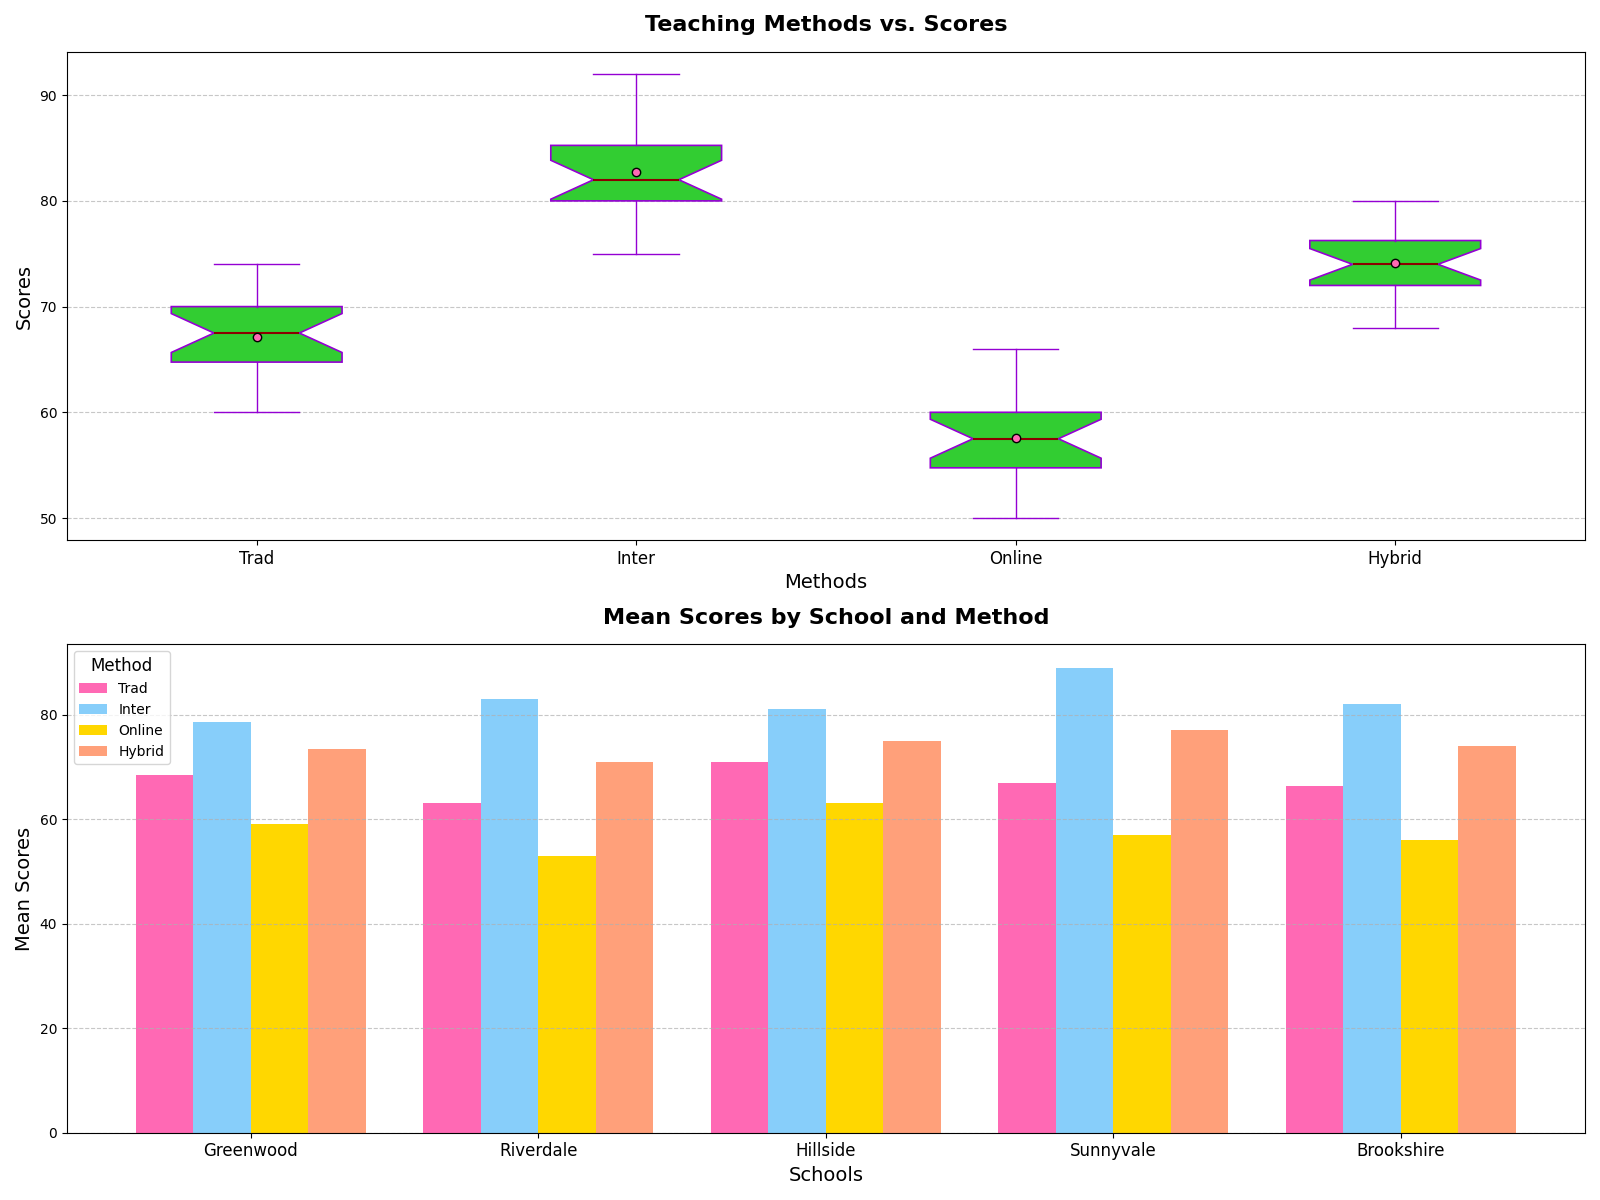

The script that drew this image:
import matplotlib.pyplot as plt
import numpy as np

schools = ["Greenwood", "Riverdale", "Hillside", "Sunnyvale", "Brookshire"]
methods = ["Trad", "Inter", "Online", "Hybrid"]

greenwood_scores = [
    [65, 67, 70, 72],
    [75, 77, 80, 82],
    [55, 58, 60, 63],
    [70, 72, 75, 77]
]

riverdale_scores = [
    [60, 62, 64, 66],
    [80, 82, 84, 86],
    [50, 52, 54, 56],
    [68, 70, 72, 74]
]

hillside_scores = [
    [68, 70, 72, 74],
    [78, 80, 82, 84],
    [60, 62, 64, 66],
    [72, 74, 76, 78]
]

sunnyvale_scores = [
    [64, 66, 68, 70],
    [86, 88, 90, 92],
    [54, 56, 58, 60],
    [74, 76, 78, 80]
]

brookshire_scores = [
    [62, 65, 68, 70],
    [79, 81, 83, 85],
    [53, 55, 57, 59],
    [71, 73, 75, 77]
]

traditional_scores = greenwood_scores[0] + riverdale_scores[0] + hillside_scores[0] + sunnyvale_scores[0] + brookshire_scores[0]
interactive_scores = greenwood_scores[1] + riverdale_scores[1] + hillside_scores[1] + sunnyvale_scores[1] + brookshire_scores[1]
online_scores = greenwood_scores[2] + riverdale_scores[2] + hillside_scores[2] + sunnyvale_scores[2] + brookshire_scores[2]
hybrid_scores = greenwood_scores[3] + riverdale_scores[3] + hillside_scores[3] + sunnyvale_scores[3] + brookshire_scores[3]

fig, axes = plt.subplots(nrows=2, ncols=1, figsize=(16, 12))

ax1 = axes[0]
data = [traditional_scores, interactive_scores, online_scores, hybrid_scores]

bp = ax1.boxplot(data, patch_artist=True, showmeans=True, notch=True,
                 boxprops=dict(facecolor="#32CD32", color="#9400D3", linewidth=1.2), 
                 medianprops=dict(color="#8B0000", linewidth=1.5),
                 meanprops=dict(marker='o', markeredgecolor='black', markerfacecolor='#FF69B4'),
                 whiskerprops=dict(color="#9400D3"), capprops=dict(color="#9400D3"))

ax1.set_title("Teaching Methods vs. Scores", fontsize=16, fontweight='bold', pad=15)
ax1.set_xlabel("Methods", fontsize=14)
ax1.set_ylabel("Scores", fontsize=14)
ax1.set_xticklabels(methods, fontsize=12)
ax1.yaxis.grid(True, linestyle='--', alpha=0.7)

ax2 = axes[1]
mean_scores = [
    [np.mean(greenwood_scores[0]), np.mean(riverdale_scores[0]), np.mean(hillside_scores[0]), np.mean(sunnyvale_scores[0]), np.mean(brookshire_scores[0])],
    [np.mean(greenwood_scores[1]), np.mean(riverdale_scores[1]), np.mean(hillside_scores[1]), np.mean(sunnyvale_scores[1]), np.mean(brookshire_scores[1])],
    [np.mean(greenwood_scores[2]), np.mean(riverdale_scores[2]), np.mean(hillside_scores[2]), np.mean(sunnyvale_scores[2]), np.mean(brookshire_scores[2])],
    [np.mean(greenwood_scores[3]), np.mean(riverdale_scores[3]), np.mean(hillside_scores[3]), np.mean(sunnyvale_scores[3]), np.mean(brookshire_scores[3])]
]

x = np.arange(len(schools))
width = 0.2

ax2.bar(x - 1.5*width, mean_scores[0], width, label='Trad', color='#FF69B4')
ax2.bar(x - 0.5*width, mean_scores[1], width, label='Inter', color='#87CEFA')
ax2.bar(x + 0.5*width, mean_scores[2], width, label='Online', color='#FFD700')
ax2.bar(x + 1.5*width, mean_scores[3], width, label='Hybrid', color='#FFA07A')

ax2.set_title("Mean Scores by School and Method", fontsize=16, fontweight='bold', pad=15)
ax2.set_xlabel('Schools', fontsize=14)
ax2.set_ylabel('Mean Scores', fontsize=14)
ax2.set_xticks(x)
ax2.set_xticklabels(schools, fontsize=12)
ax2.legend(title='Method', fontsize=10, title_fontsize=12)
ax2.yaxis.grid(True, linestyle='--', alpha=0.7)

plt.tight_layout()
plt.show()
